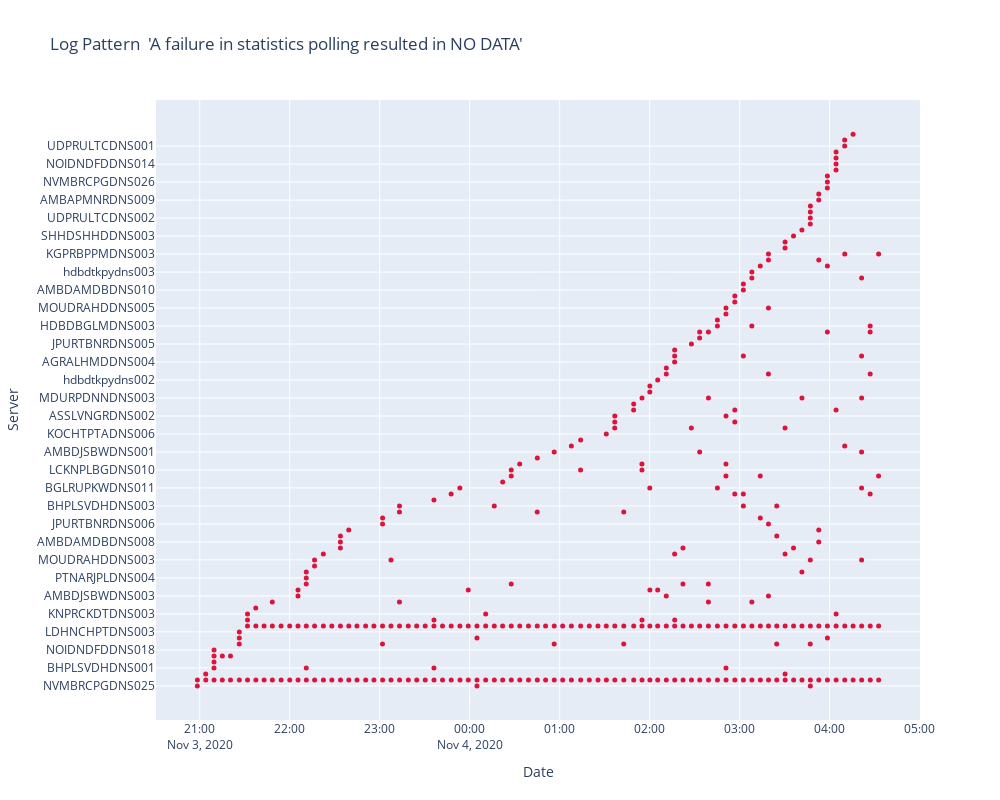

The notebook cell saved with this chart:
### Code cell
# plot the data
import plotly.graph_objects as go

fig = go.Figure()
fig.add_trace(go.Scatter(
    x=xdata,
    y=ydata,
    marker=dict(color="crimson", size=5),
    mode="markers",
    name="Server",
))

fig.update_layout(title="Log Pattern\n '%s'" % pattern,
                  xaxis_title="Date",
                  yaxis_title="Server",
                  width=1000,
                  height=800)

fig.show()

### Figure 1 — Plotly figure (JSON) as saved in the notebook; plotly's stock layout.template omitted (floating-point values rounded to 4 significant figures; data arrays with more than 128 entries replaced by an {"elided": "..."} marker saying what was removed)
{"data": [{"marker": {"color": "crimson", "size": 5}, "mode": "markers", "name": "Server", "type": "scatter", "x": {"elided": "336 str values"}, "y": {"elided": "336 str values"}}], "layout": {"height": 800, "title": {"text": "Log Pattern\n 'A failure in statistics polling resulted in NO DATA'"}, "width": 1000, "xaxis": {"title": {"text": "Date"}}, "yaxis": {"title": {"text": "Server"}}}}
